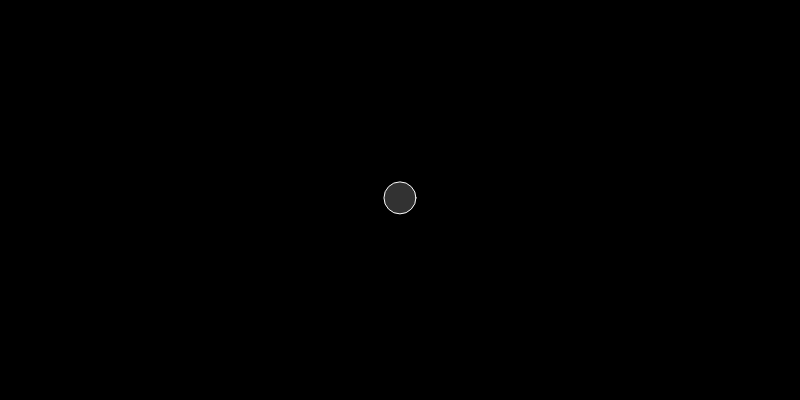
Frame 1 (no input)
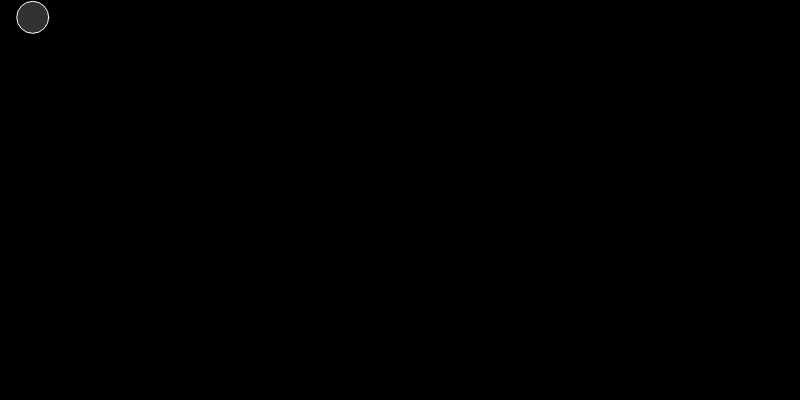
Frame 60 (no input)
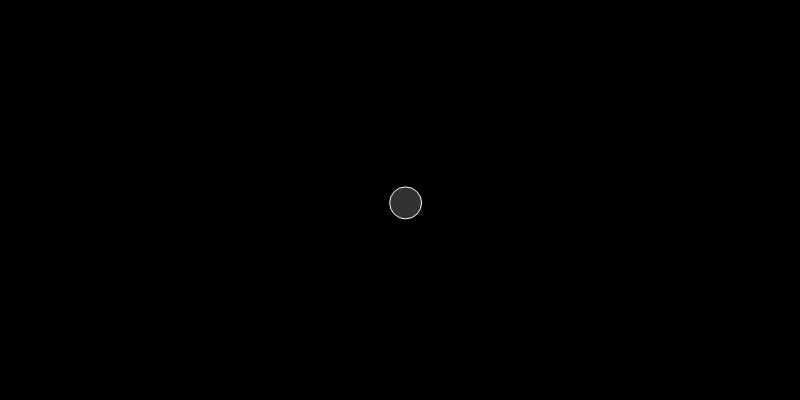
Frame 120 (the mouse pressed at the canvas centre since frame 60)

The p5.js sketch that drew these frames (run headless with seeded random() and noise() and a simulated clock; from frame 60 on, the mouse is pressed at the canvas centre):

// p5.js sketch
// ── sketch.js
// Variables
let boid;

// Constants

// Functions

function setup() {
  console.clear();
  createCanvas(800, 400);
  background(0);

  boid = new Boid(width / 2, height / 2);
}

function draw() {
  background(0);

  boid.update();
  boid.edges();
  boid.show();
  
  
  /* randPos = createVector(random(-100, 100), random(-100, 100));
  randPos = p5.Vector.random2D().mult(random(100));
  
  pos = createVector(width / 2, height / 2);
  mouse = createVector(mouseX, mouseY);
  
  v = p5.Vector.sub(mouse, pos);
  // m = v.mag().div(m).mult(50); // Normalize and set magnitude
  // v.normalize().mult(50); // Normalize and set magnitude
  v.setMag(50); // Normalize and set magnitude

  translate(width / 2, height / 2);
  stroke(255);
  line(0, 0, randPos.x, randPos.y); */
}

// ── Biod.js
class Boid {
    constructor(x, y) {
        this.pos = createVector(x, y);
        this.vel = p5.Vector.random2D().mult(random(3));
        this.acc = createVector(0, 0);

        this.mas = 16;
        this.rad = 16;
        this.maxVel = 8;
        this.maxAcc = 2;
    }

    applyForce() {}

    update() {
        let mouse = createVector(mouseX, mouseY);

        this.acc = p5.Vector.sub(mouse, this.pos);
        this.acc.limit(this.maxAcc);

        this.vel.add(this.acc);
        this.vel.limit(this.maxVel);

        this.pos.add(this.vel);
    }

    edges() {
        if (this.pos.x > width - this.rad) {
            this.pos.x = width - this.rad;
            this.vel.x *= -1;
        } else if (this.pos.x < this.rad) {
            this.pos.x = this.rad;
            this.vel.x *= -1;
        }

        if (this.pos.y > height - this.rad) {
            this.pos.y = height - this.rad;
            this.vel.y *= -1;
        } else if (this.pos.y < this.rad) {
            this.pos.y = this.rad;
            this.vel.y *= -1;
        }
    }

    show() {
        push();
        stroke(255);
        strokeWeight(1);
        fill(255, 50);
        circle(this.pos.x, this.pos.y, this.rad * 2);
        pop();
    }
}
